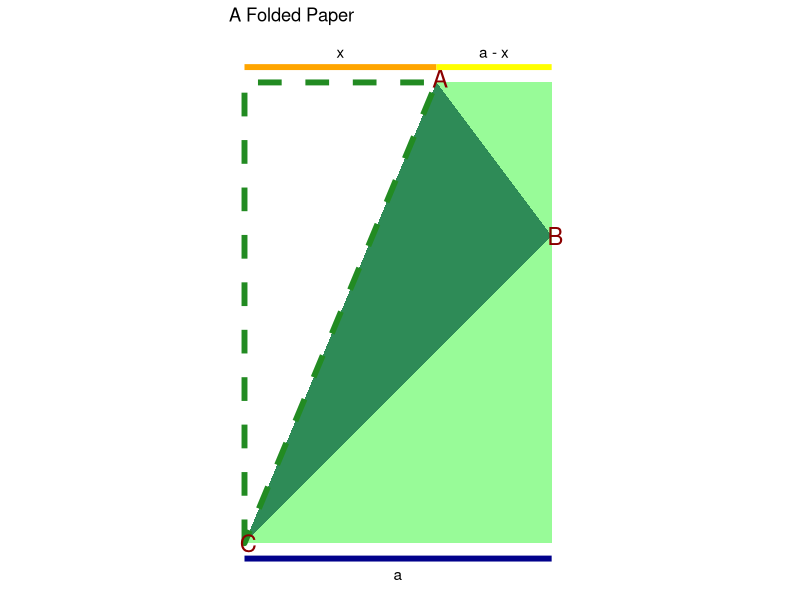

This chart was generated by the following R code:

# Load Library ------------------------------------------------------------

library(tidyverse)

# Create Domain -----------------------------------------------------------

domain <- 
  # the assumption is the thickness of the paper is one unit
  tibble(width = seq(0.50001, 1, by = 0.00001))

# Find Minimum Area -------------------------------------------------------

domain %>% 
  mutate(
    area = (width ** 2) * sqrt(2 * width - 1) /
      (4 * width - 2)
  ) %>% 
  filter(area == min(area))

# Find Minimum Crease Length ----------------------------------------------

domain %>% 
  mutate(
    crease_length = sqrt(
      (2 * (width ** 3)) / (2 * width - 1)
    )
  ) %>% 
  filter(crease_length == min(crease_length))

# Create Illustration of Folded Paper -------------------------------------

paper_width <- 40

paper_height <- 60

fold <- 25

ggplot() +
  aes(
    c(0, fold, paper_width, paper_width),
    c(0, paper_height, paper_height, 0)
  ) +
  geom_polygon(
    fill = "palegreen"
  ) +
  geom_polygon(
    aes(
      c(0, fold, paper_width),
      c(0, paper_height, paper_height - sqrt(fold**2 - (paper_width - fold)**2))
    ),
    fill = "seagreen"
  ) +
  geom_polygon(
    aes(
      c(0, 0, fold),
      c(0, paper_height, paper_height)
    ),
    linetype = 2,
    fill = "white",
    size = 2,
    color = "forestgreen"
  ) +
  annotate(
    "text", 
    x = 0.5, 
    y = 0, 
    label = "C", 
    color = "darkred", 
    size = 6
  ) +
  annotate(
    "text", 
    x = fold + 0.5, 
    y = paper_height + 0.5, 
    label = "A", 
    color = "darkred", 
    size = 6
  ) +
  annotate(
    "text", 
    x = paper_width + 0.5, 
    y = paper_height - sqrt(fold**2 - (paper_width - fold)**2), 
    label = "B", 
    color = "darkred", 
    size = 6
  ) +
  annotate(
    "segment",
    x = 0, 
    y = paper_height + 2,
    xend = fold,
    yend = paper_height + 2,
    color = "orange", 
    size = 2
  ) +
  annotate(
    "text",
    x = fold / 2,
    y = paper_height + 4,
    label = "x"
  ) +
  annotate(
    "segment",
    x = fold, 
    y = paper_height + 2,
    xend = paper_width,
    yend = paper_height + 2,
    color = "yellow", 
    size = 2
  ) +
  annotate(
    "text",
    x = fold + (paper_width - fold) / 2, 
    y = paper_height + 4,
    label = "a - x"
  ) +
  annotate(
    "segment",
    x = 0, 
    y = -2,
    xend = paper_width,
    yend = -2,
    color = "darkblue", 
    size = 2
  ) +
  annotate(
    "text",
    x = paper_width / 2, 
    y = -4,
    label = "a"
  ) +
  theme_void() +
  coord_fixed() +
  labs(title = "A Folded Paper")
